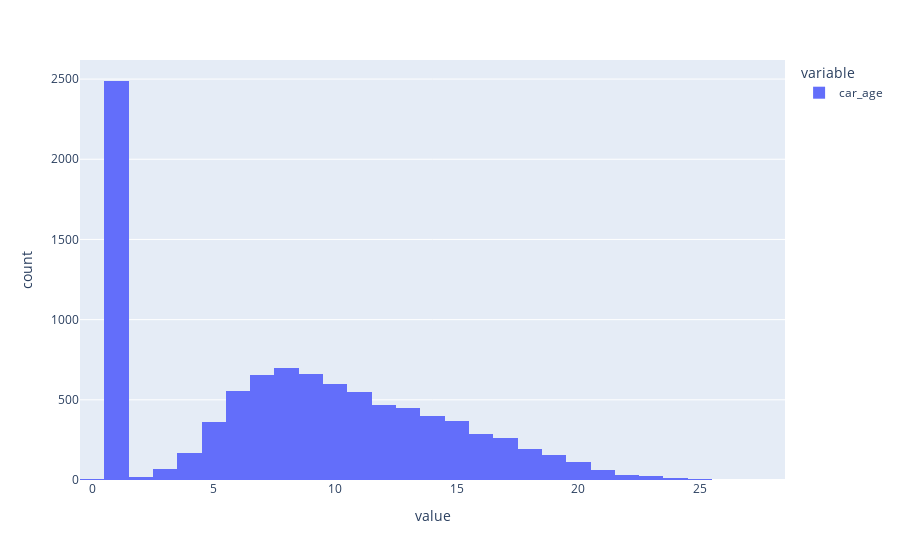

Write notebook code for a chart like this one.
### Code cell
px.histogram(df.car_age)

### Figure 1 — Plotly figure (JSON) as saved in the notebook; plotly's stock layout.template omitted (floating-point values rounded to 4 significant figures; data arrays with more than 128 entries replaced by an {"elided": "..."} marker saying what was removed)
{"data": [{"bingroup": "x", "hovertemplate": "variable=car_age<br>value=%{x}<br>count=%{y}<extra></extra>", "legendgroup": "car_age", "marker": {"color": "#636efa", "pattern": {"shape": ""}}, "name": "car_age", "orientation": "v", "showlegend": true, "type": "histogram", "x": {"elided": "10301 float values"}, "xaxis": "x", "yaxis": "y"}], "layout": {"barmode": "relative", "legend": {"title": {"text": "variable"}, "tracegroupgap": 0}, "margin": {"t": 60}, "xaxis": {"anchor": "y", "domain": [0, 1], "title": {"text": "value"}}, "yaxis": {"anchor": "x", "domain": [0, 1], "title": {"text": "count"}}}}
